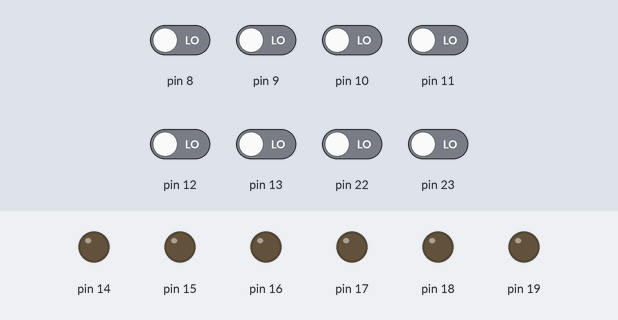
A sketch run on a simulated Arduino Uno, built with avr-gcc and run on an emulated ATmega328P. Shown: output pins drawn as LEDs (lit = HIGH). Inputs (shaded band) come from the test bench; at power-on: pin 8–13, pin 22, pin 23 LOW.

Above: at 0.8 s.
0.9 s: pin 8 driven HIGH
At 1.3 s:
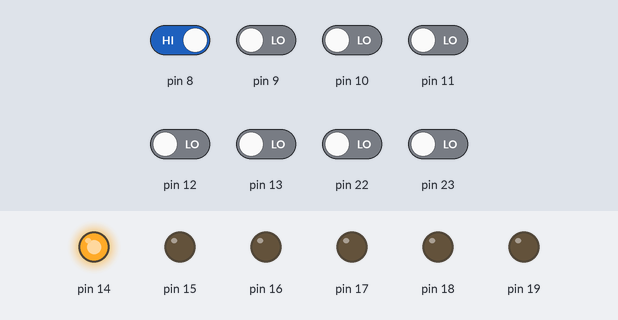
2.4 s: pin 9 driven HIGH
At 3.6 s:
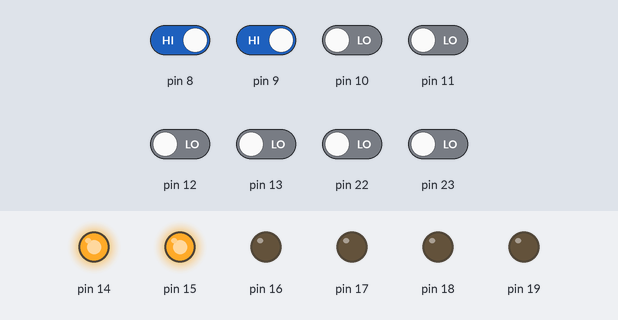
3.9 s: pin 10 driven HIGH
At 4.8 s:
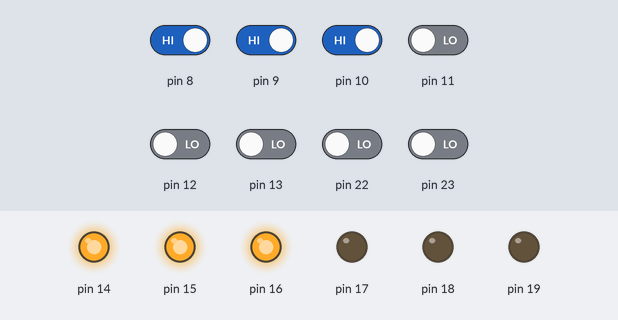
5.4 s: pin 11 driven HIGH
At 5.9 s:
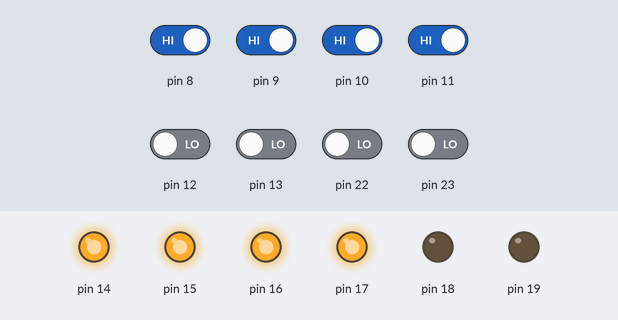
6.9 s: pin 12 driven HIGH
At 8.1 s:
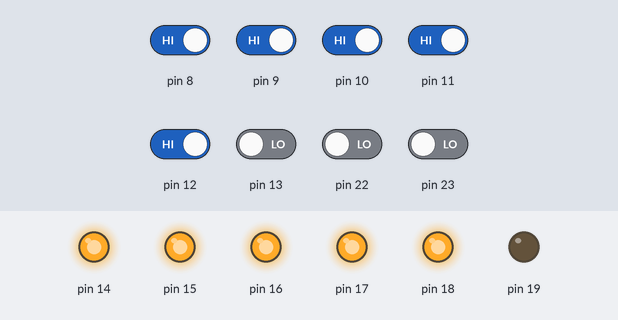
8.4 s: pin 13 driven HIGH
At 9.4 s:
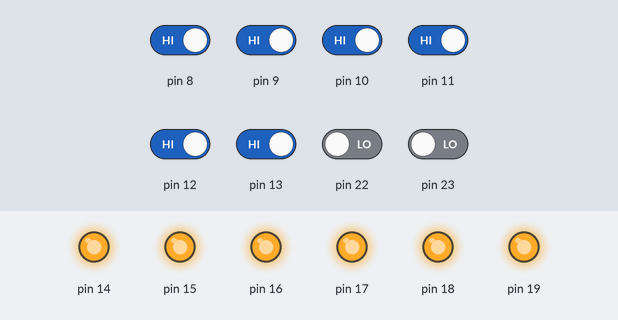
Timing chart, 0 to 10.9 s (numbered marks = the images above; inputs shaded):
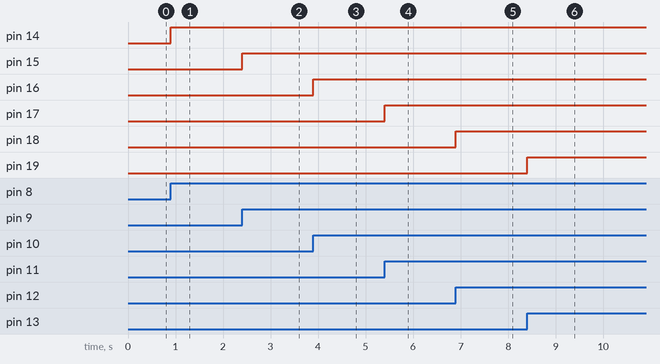

Measured:
- after the input at 0.9 s, pin 14: LOW → HIGH at once
- after the input at 2.4 s, pin 15: LOW → HIGH at once
- after the input at 3.9 s, pin 16: LOW → HIGH at once
- after the input at 5.4 s, pin 17: LOW → HIGH at once
- after the input at 6.9 s, pin 18: LOW → HIGH at once
- after the input at 8.4 s, pin 19: LOW → HIGH at once

The sketch:

task1.ino
```cpp
#include<avr/io.h>

int main(void)
{
  //setup
  DDRB=0x00; //Declare full port b as input
  DDRC=0xff; //Declare full port C as output
  //DDRD=0x03; //IIII IIOO
  //DDRD|=(1<<2); //Declare PD2 as output
  //DDRD = (1<<DDD3)|(1<<DDD2)|(1<<DDD1)|(1<<DDD0); //Declaring PD0-PD3 as outputs

  unsigned int i;

  while(1)
  {
    //loop
    i=PINB;   //Store value of PB0-PB7 as decimal number in i
    PORTC=i;  //Output value of i to PORT C
  }
}
```
